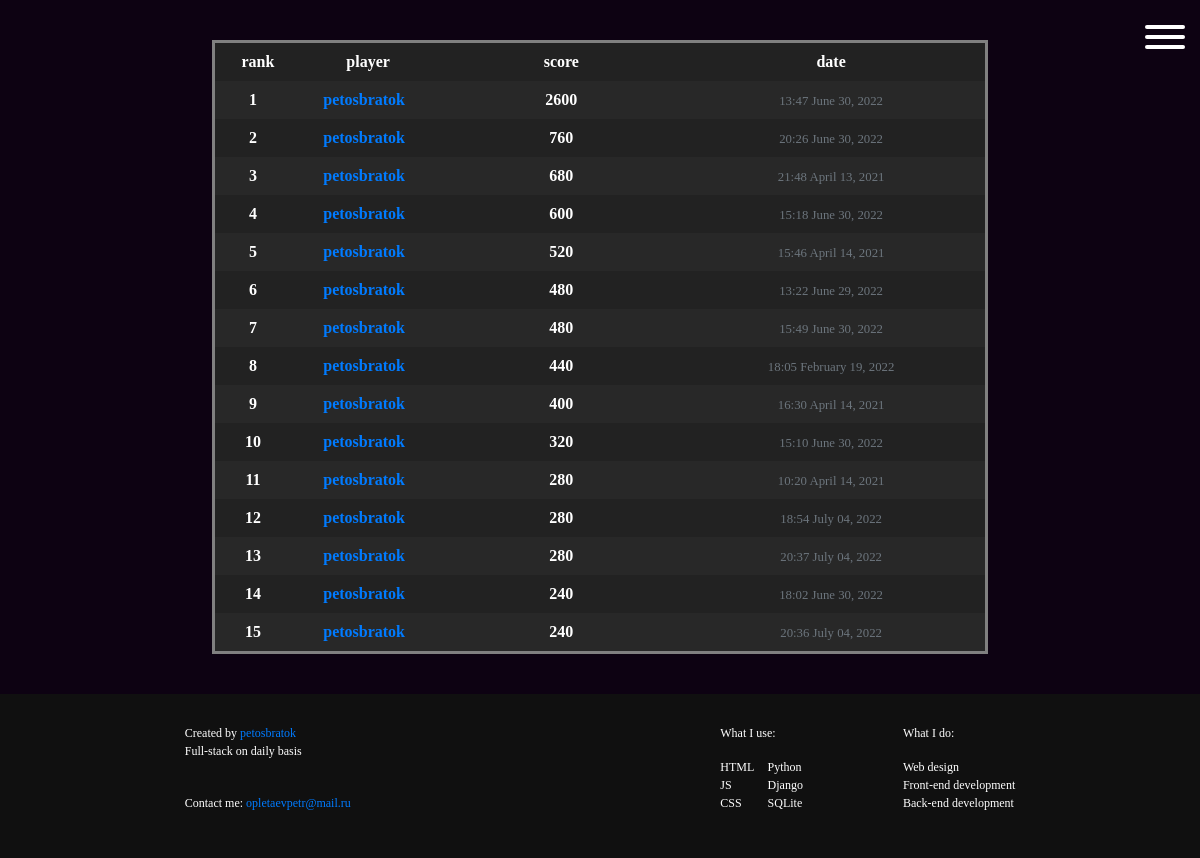
The app's page /scoreboard with its own data.
### blog/models.py (models this page shows, shortened)
class Post(models.Model):
    date_posted = models.DateTimeField(default=timezone.now)
    author = models.ForeignKey(User, on_delete=models.CASCADE)
    score = models.IntegerField(default=0)

### blog/views.py (the view)
# urls.py: path('scoreboard', PostListView.as_view(), name='scoreboard'),
class PostListView(ListView):
    model = Post
    template_name = 'blog/scoreboard.html'
    context_object_name = 'posts'
    ordering = ['-score']
    paginate_by = 15

### blog/templates/blog/scoreboard.html (shortened to what this page needs)
{% extends "blog/base.html" %}
{% load static %}
{% block links %}
<link rel="stylesheet" type="text/css" href="{% static 'blog/scoreboard-media.css' %}">
{% endblock %}
{% block content %}
  <table class="scoreboard infinite-container">
        <thead>
          <tr style="background: #222222;">
            <th class="rank col-1" style="width: 10%; padding-left: 20px;">rank</th>
            <th class="col-2" style="width: 25%">player</th>
            <th class="col-3" style="width: 30%;">score</th>
            <th class="col-4" style="width: 35%;">date</th>
          </tr>
        </thead>
    {% for post in posts %}
        <tr class="infinite-item">
            <th class="rank col-1" >{{ page_obj.start_index|add:forloop.counter0 }}</th>
            <th class="col-2"><a class="mr-2" href="{% url 'user-posts' post.author.username %}">{{ post.author }}</a></th>
            <th class="col-3">{{ post.score }}</th>
            <th class="col-4"><small class="text-muted">{{ post.date_posted|date:"H:i F d, Y" }}</small></th>
        </tr>
    {% endfor %}
  </table>
{% endblock content %}

### blog/static/blog/style.css (style rules this page uses)
:root { --deep_blue: #0C1B33; --nice_blue: #036595; --cute_orange: #B22C1D; --sand: #FFE5B0; }
html { scroll-behavior: smooth; height: 100%: }
body { min-width: 1024px; min-height: 100vh; display: flex; flex-direction: column; background-color: black; background-color: #0D0212; font-family: pixelated; color: white; display: flex; justify-content: space-between; box-sizing: border-box; margin: 0; padding: 0; }
.scoreboard { min-width: 700px; margin: 40px auto; border: 3px solid grey; }
.scoreboard th { padding: 7px 10px; text-align: center; }
.rank { padding-left: 300px; }
.scoreboard tr:nth-child(even) { background: #222222 }
.scoreboard tr:nth-child(odd) { background: #282828 }

### blog/static/blog/home-media.css (style rules this page uses)
@media (max-device-width: 1100px) { body { min-width: auto; } }

### records on screen
Post: start_index|add "1", author "petosbratok", score "2600", date_posted "13:47 June 30, 2022"
Post: start_index|add "2", author "petosbratok", score "760", date_posted "20:26 June 30, 2022"
Post: start_index|add "3", author "petosbratok", score "680", date_posted "21:48 April 13, 2021"
Post: start_index|add "4", author "petosbratok", score "600", date_posted "15:18 June 30, 2022"
Post: start_index|add "5", author "petosbratok", score "520", date_posted "15:46 April 14, 2021"
Post: start_index|add "6", author "petosbratok", score "480", date_posted "13:22 June 29, 2022"
Post: start_index|add "7", author "petosbratok", score "480", date_posted "15:49 June 30, 2022"
Post: start_index|add "8", author "petosbratok", score "440", date_posted "18:05 February 19, 2022"
Post: start_index|add "9", author "petosbratok", score "400", date_posted "16:30 April 14, 2021"
Post: start_index|add "10", author "petosbratok", score "320", date_posted "15:10 June 30, 2022"
Post: start_index|add "11", author "petosbratok", score "280", date_posted "10:20 April 14, 2021"
Post: start_index|add "12", author "petosbratok", score "280", date_posted "18:54 July 04, 2022"
Post: start_index|add "13", author "petosbratok", score "280", date_posted "20:37 July 04, 2022"
Post: start_index|add "14", author "petosbratok", score "240", date_posted "18:02 June 30, 2022"
Post: start_index|add "15", author "petosbratok", score "240", date_posted "20:36 July 04, 2022"
